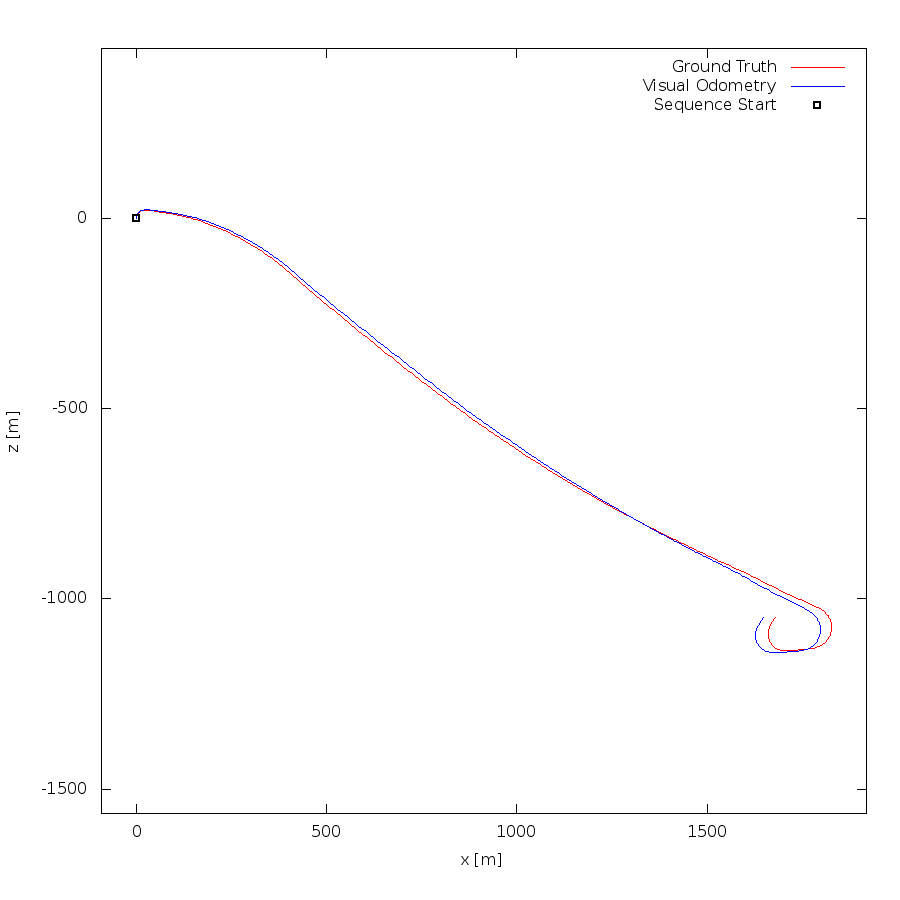

Write the gnuplot code that produced this figure.
set term postscript eps enhanced color
set output "01.eps"
set size ratio -1
set xrange [-91:1919]
set yrange [-1564:446]
set xlabel "x [m]"
set ylabel "z [m]"
plot "01.txt" using 1:2 lc rgb "#FF0000" title 'Ground Truth' w lines,"01.txt" using 3:4 lc rgb "#0000FF" title 'Visual Odometry' w lines,"< head -1 01.txt" using 1:2 lc rgb "#000000" pt 4 ps 1 lw 2 title 'Sequence Start' w points
